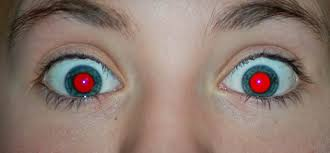
#> input picture images/re5.jpg, 330 x 153 px
$ python redeye.py images/re5.jpg
#> lines starting #> are read from the running program, lines starting #| are printed output that depends on the picture
from PIL import ImageSequence  # iterator object that can be used to loop over an image sequence
from PIL import Image
from PIL import ImageColor
from PIL import ImageOps
import os, sys

def open_image(path):
#> called with path = 'images/re5.jpg'
	image = None
	try:
		image = Image.open(path)
#> image is the input picture: PIL image 330x153 RGB; mean R, G, B 140.7, 121.9, 112.5
	except Exception as e:
		print("Image not found")
		print(e)
		return
	return image

def reduceRedPixel(pixel):
	value=getRed(pixel)
  	# setRed(pixel,value*0.5)

def main(argv):


	# get image name for a user
	# pic = raw_input("Which file you want to remove red eye? (include extension):")

	if(len(argv) != 1):
		print("Invalid number of arguments. Requires image path/filename.")
		sys.exit(2)
	else:
		fileName = argv[0]


	# fileName = "images/" + pic
	#fileName = "images/re5.jpg"
	image = open_image(fileName)


	# Get the color data of every pixel in the image
	pixels = list(image.getdata())
#> pixels = 50490 items
	count = 0 # count for storing pixel count
	# For each pixel color tuple in pixels
	for pixel in pixels:
		# Prevent divide by zero error
		if(pixel[1] == 0 and pixel[2] == 0):
			pixel = (pixel[0], 1, 1)
		# Determine if pixel is too red
		redIntensity = (float(pixel[0]) / ((pixel[1] + pixel[2]) / 2))
		# If it is, set it to (Blue + Green) / 2
		if(redIntensity > 1.5):
			pixels[count] = (round((pixel[1] + pixel[2]) / 2), pixel[1], pixel[2])
		count = count + 1
#> this loop made 50490 passes
#> (pixel, redIntensity) on passes 1 to 3: ((62, 45, 25), 1.77), ((62, 45, 25), 1.77), ((63, 46, 26), 1.75)
#> after the loop, count = 50490
	# Write the pixel data back to images
	image.putdata(pixels)
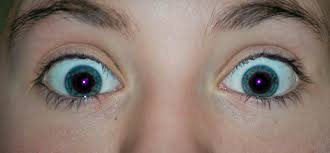
#> image: PIL image 330x153 RGB; mean R, G, B 138.1, 121.9, 112.5
	image.show()


if __name__ == '__main__':
	main(sys.argv[1:])

$ run again, with images/re1.jpg copied over images/re5.jpg
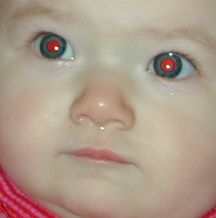
#> input picture images/re1.jpg, 216 x 218 px
#> in open_image, image is the input picture: PIL image 216x218 RGB; mean R, G, B 174.1, 155.1, 139.1
#> pixels = 47088 items
#> the loop in main, `for pixel in pixels:` made 47088 passes
#> (pixel, redIntensity) on passes 1 to 3: ((130, 107, 89), 1.33), ((130, 107, 89), 1.33), ((129, 108, 89), 1.31)
#> after the loop in main, `for pixel in pixels:`: count = 47088
#> in main, `image.putdata(pixels)`:
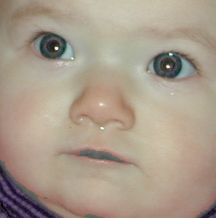
#> image: PIL image 216x218 RGB; mean R, G, B 169, 155.1, 139.1

$ run again, with images/re2.jpg copied over images/re5.jpg
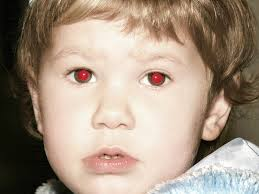
#> input picture images/re2.jpg, 259 x 194 px
#> in open_image, image is the input picture: PIL image 259x194 RGB; mean R, G, B 165.4, 147.4, 130.6
#> pixels = 50246 items
#> the loop in main, `for pixel in pixels:` made 50246 passes
#> (pixel, redIntensity) on passes 1 to 3: ((9, 9, 7), 1.12), ((8, 8, 6), 1.14), ((8, 8, 6), 1.14)
#> after the loop in main, `for pixel in pixels:`: count = 50246
#> in main, `image.putdata(pixels)`:
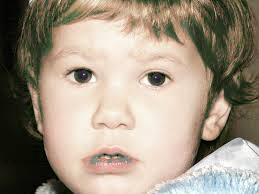
#> image: PIL image 259x194 RGB; mean R, G, B 159.9, 147.4, 130.6
